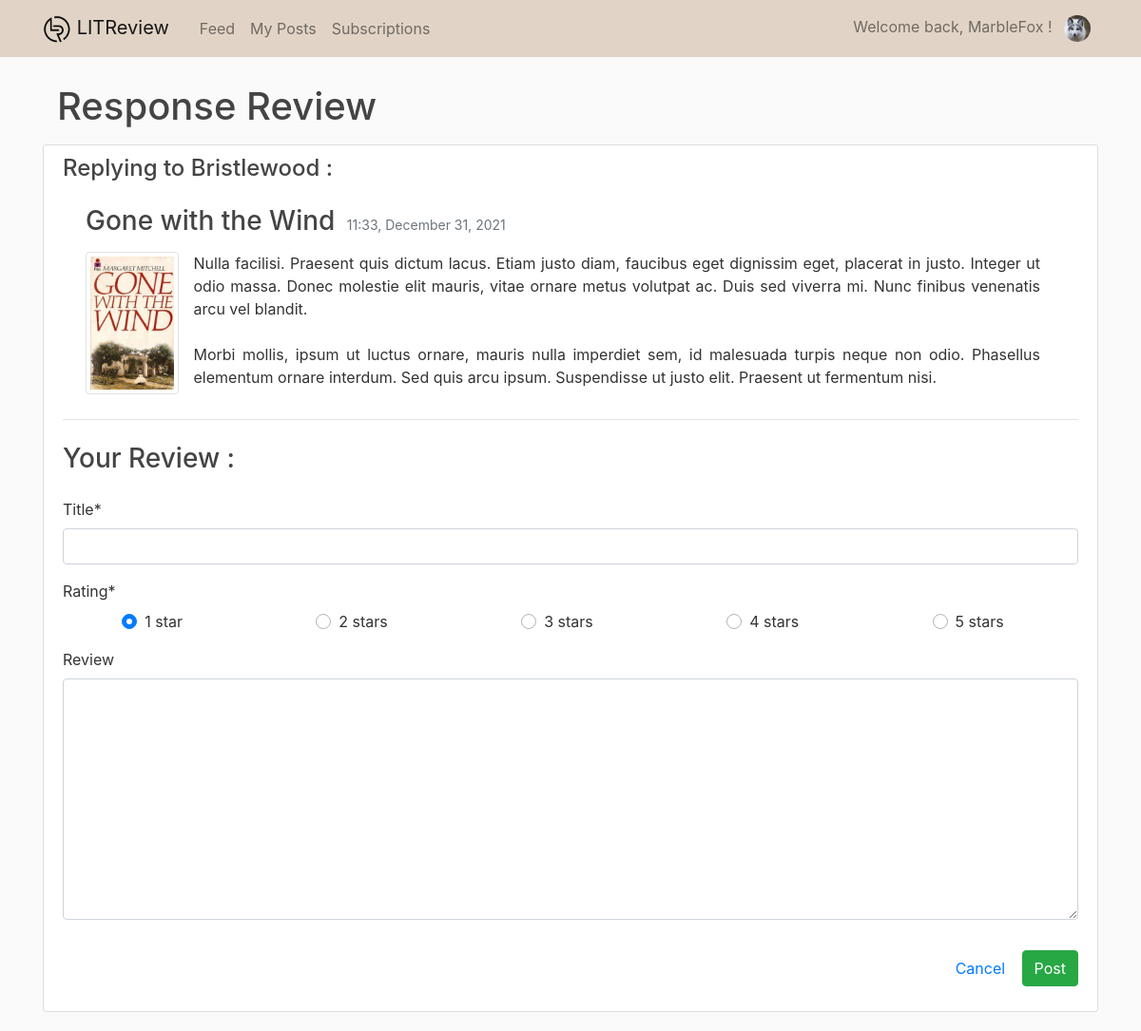
The app's page /reviews/response/17 (signed in), older data.
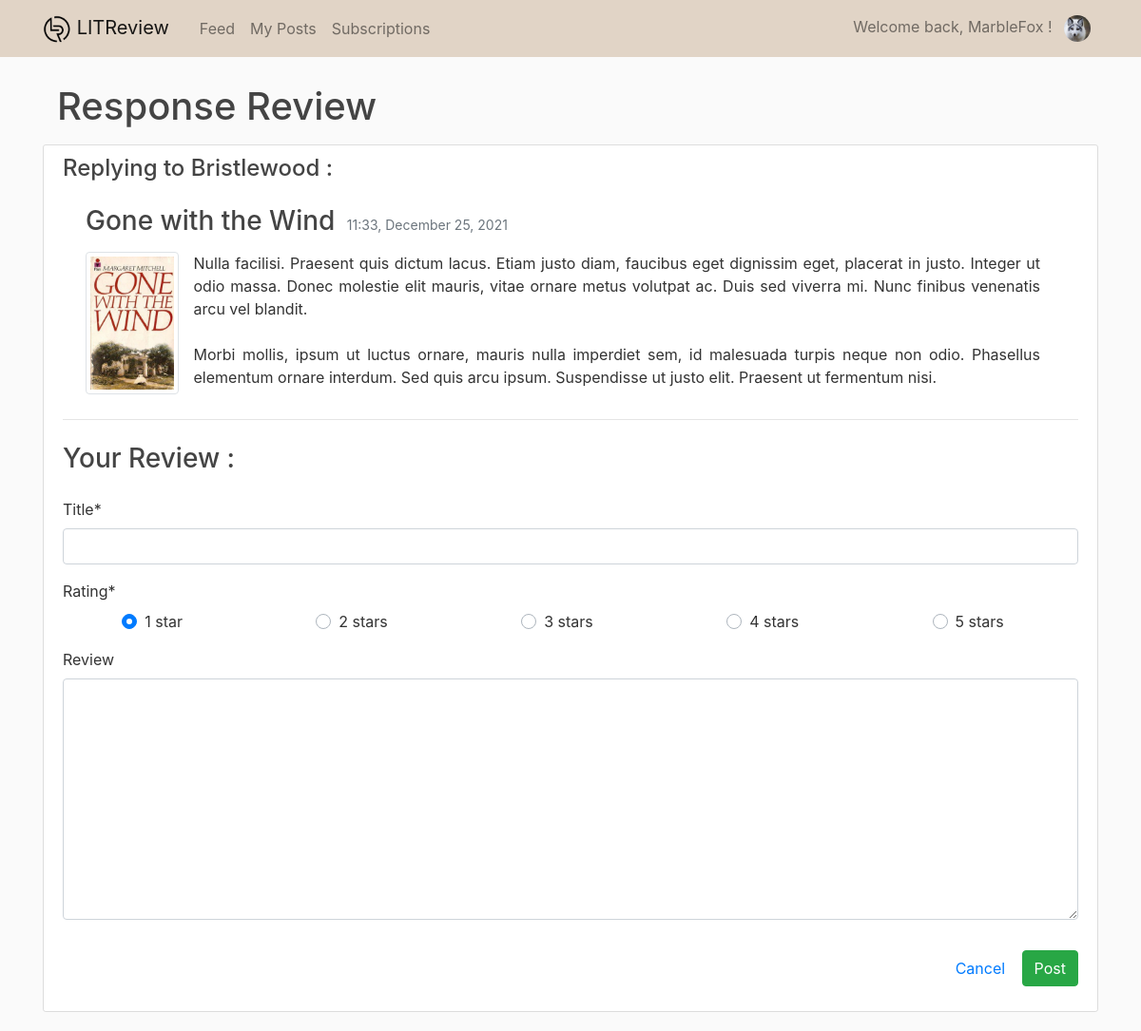
The same page, newer data.
### users/models.py (models this page shows, shortened)
class Profile(models.Model):
    user = models.OneToOneField(User, on_delete=models.CASCADE)
    image = models.ImageField(default='default.jpg', upload_to='profile_pics')

### reviews/models.py (models this page shows, shortened)
class Ticket(models.Model):
    title = models.CharField(max_length=128)
    description = models.TextField(max_length=2048, blank=True)
    user = models.ForeignKey(
        to=settings.AUTH_USER_MODEL, on_delete=models.CASCADE)
    time_created = models.DateTimeField(default=timezone.now)
    image = models.ImageField(blank=True, null=True, upload_to='reviews_img')
    if image is True:
        def save(self, *args, **kwargs):
            super().save()
            img = ImageOps.contain(
                Image.open(self.image.path),
                (200, 200),
                method=3
            )
            img.save(self.image.path)

### reviews/views.py (the view)
# urls.py: path('reviews/response/<int:pk>', views.review_response, name='response-review'),
@login_required
def review_response(request, pk):
    ticket = get_object_or_404(Ticket, id=pk)
    if request.method == 'POST':
        r_form = NewReviewForm(request.POST)
        if r_form.is_valid():
            Review.objects.create(
                ticket=ticket,
                user=request.user,
                headline=request.POST['headline'],
                rating=request.POST['rating'],
                body=request.POST['body']
            )
            messages.success(request, f'Your response to "{ticket.title}" has been posted!')
            return redirect('reviews-feed')
    else:
        r_form = NewReviewForm()
    context = {
        'r_form': r_form,
        'post': ticket,
        'title': 'Response Review'
    }
    return render(request, 'reviews/review_form.html', context)

### reviews/forms.py
class NewReviewForm(forms.ModelForm):
    headline = forms.CharField(
        label="Title",
        max_length=128,
        widget=forms.TextInput()
    )
    rating = forms.ChoiceField(
        initial=1,
        label="Rating",
        widget=forms.RadioSelect(),
        choices=((1, "1 star"), (2, "2 stars"), (3, "3 stars"), (4, "4 stars"), (5, '5 stars'))
    )
    body = forms.CharField(
        label="Review",
        max_length=8192,
        widget=forms.Textarea(),
        required=False
    )
    class Meta:
        model = Review
        fields = ['headline', 'rating', 'body']
    helper = FormHelper()
    helper.form_class = 'form-group'
    helper.layout = Layout(
        Field('headline'),
        InlineRadios('rating', style="display: flex; justify-content: space-around;"),
        Field('body', rows="10"),
    )

### reviews/templates/reviews/review_form.html (shortened to what this page needs)
{% extends "reviews/_base.html" %}
{% load crispy_forms_tags %}
{% block content %}
<div class="container">
  <div class="row mb-2">
    <h1 class="col-8 py-2 mb-0">{{ title }}</h1>
  </div>
</div>
<div class="content-section">
  <form method="POST" enctype='multipart/form-data'>
    <fieldset class="form-group">
      {% if request.get_full_path == "/review/new/" %}
        <h3 class="mb-4">Book / Article</h3>
        {{ t_form|crispy }}
      {% else %}
        <h4 class="mb-4">Replying to {{ post.user }} :</h4>
        <article class="media ml-4 mr-4">
          <div class="media-body">
            <h3 class="mt-0 d-inline">{{ post.title }}</h3>
            <small class="text-muted ml-2">{{ post.time_created|date:"H:i, F d, Y" }}</small>
            <div class="ticket-description">
              {% if post.image %}
                <img class="img-thumbnail float-left mb-1 mr-3" src="{{ post.image.url }}"
                     alt="{{ post.title }}">
              {% endif %}
              <p class="article-content text-justify mt-3 mr-3">{{ post.description }}</p>
            </div>
          </div>
        </article>
      {% endif %}
      <hr class="mb-4">
      <h3 class="mb-4">Your Review :</h3>
      {% crispy r_form %}
      <div class="float-right mt-3">
        <a class="btn btn-link" href="{% url 'reviews-feed' %}">Cancel</a>
        <button class="btn btn-success" type="submit">Post</button>
      </div>
    </fieldset>
  </form>
</div>
{% endblock content %}

### reviews/templates/reviews/_base.html (shortened to what this page needs)
<!DOCTYPE html>
{% load static %}
<html lang="en">
<head>
  <link rel="stylesheet" href="https://cdn.jsdelivr.net/npm/bootstrap@4.6.1/dist/css/bootstrap.min.css"
>
  <link rel="stylesheet" href="https://cdn.jsdelivr.net/npm/bootstrap-icons@1.7.2/font/bootstrap-icons.css">
  <link rel="stylesheet" type="text/css" href="{% static 'reviews/css/main.css' %}">
</head>
<body>
  <header class="site-header">
    <nav class="navbar navbar-expand-md navbar-light bg-navbar fixed-top">
      <div class="container">
        <a class="navbar-brand mr-4" href="{% url 'reviews-feed' %}">
          <img src="{% static 'reviews/img/logo_w.png' %}" width="30" height="30" alt="LITReview logo">
          LITReview
        </a>
        <div class="collapse navbar-collapse" id="navbarToggle">
          <div class="navbar-nav mr-auto">
            {% if user.is_authenticated %}
              <a class="nav-item nav-link" href="{% url 'reviews-feed' %}">Feed</a>
              <a class="nav-item nav-link" href="{% url 'my-posts' %}">My Posts</a>
              <a class="nav-item nav-link" href="{% url 'subscriptions' %}">Subscriptions</a>
            {% endif %}
          </div>
          <div class="navbar-nav">
            {% if user.is_authenticated %}
              <div class="nav-item dropdown">
                <a class="nav-item nav-link" href="#" id="navbarDropdown" role="button" data-toggle="dropdown">
                  Welcome back, {{ user.username }} !
                  <img class="rounded-circle ml-2" width="28" height="28" src="{{ user.profile.image.url }}"
                  alt="{{ user.username }} profile picture">
                </a>
              </div>
            {% else %}
              <a class="nav-item nav-link" href="{% url 'login' %}">Login</a>
              <a class="nav-item nav-link" href="{% url 'register' %}">Register</a>
            {% endif %}
          </div>
        </div>
      </div>
    </nav>
  </header>
  <main role="main" class="container">
    <div class="row">
      <div class="col-lg">
        {% block content %}{% endblock %}
      </div>
    </div>
  </main>
</body>
</html>

### reviews/static/reviews/css/main.css (style rules this page uses)
body { background: #fafafa; color: #333333; margin-top: 5rem; }
h1, h2, h3, h4, h5, h6 { color: #444444; }
.site-header { color: #ffffff; }
.bg-navbar { background-color: #e1d4c6; }
.content-section { background: #ffffff; padding: 10px 20px; border: 1px solid #dddddd; border-radius: 3px; margin-bottom: 20px; }
.article-content { white-space: pre-line; }
.img-thumbnail { height: 150px; }

Row changes from the older to the newer data that the page shows:
changed Ticket "Gone with the Wind": time_created "11:33, December 31, 2021" → "11:33, December 25, 2021"
